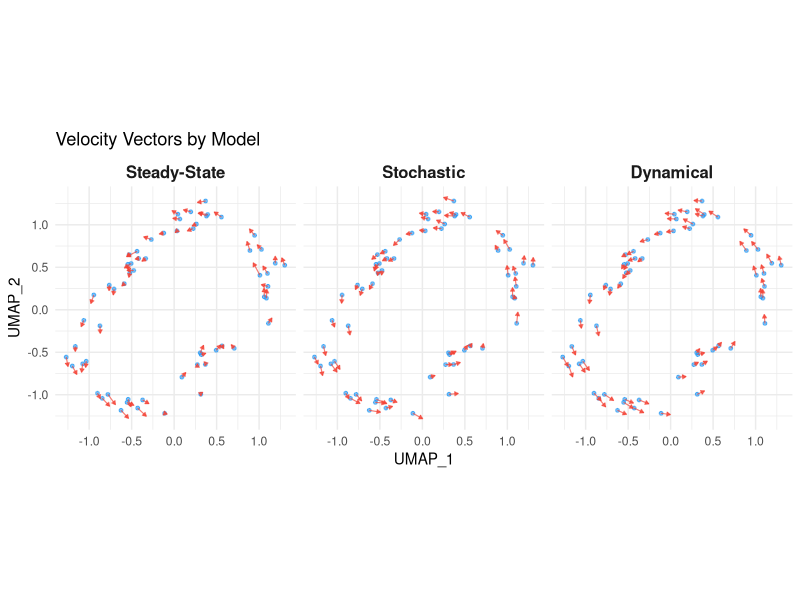
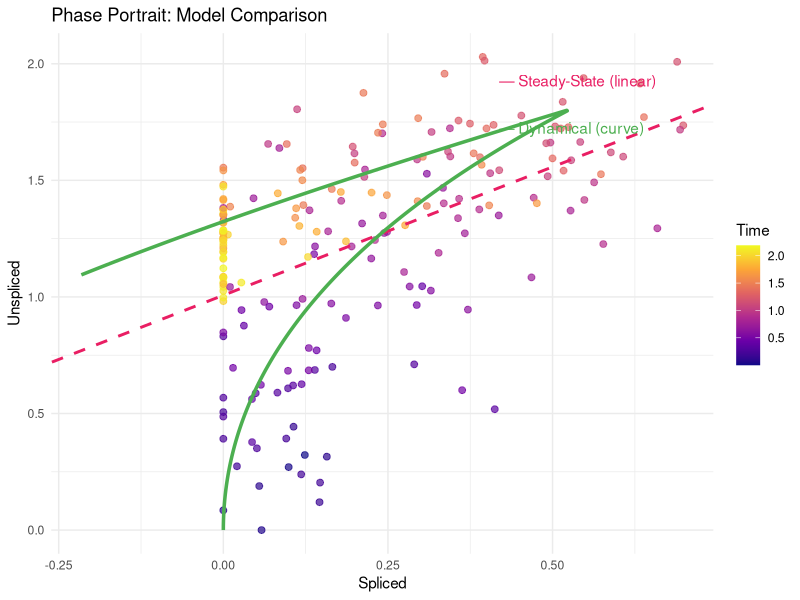
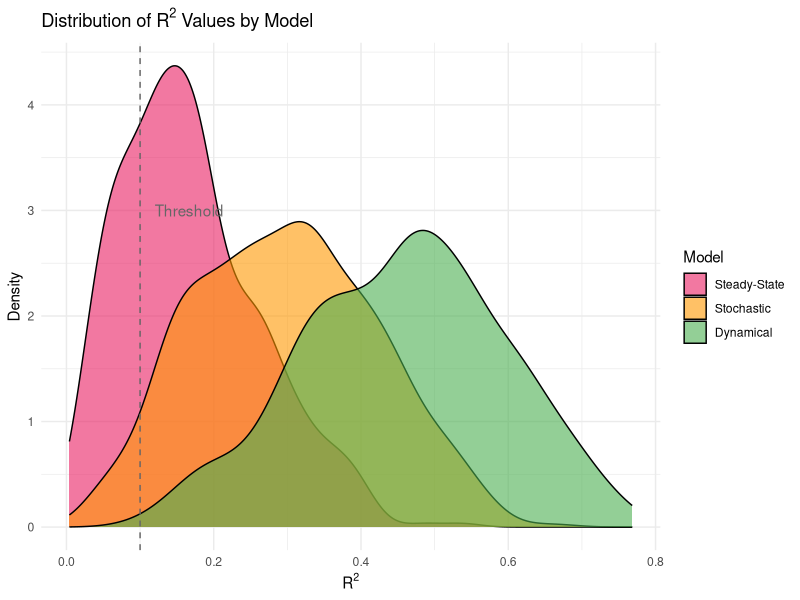
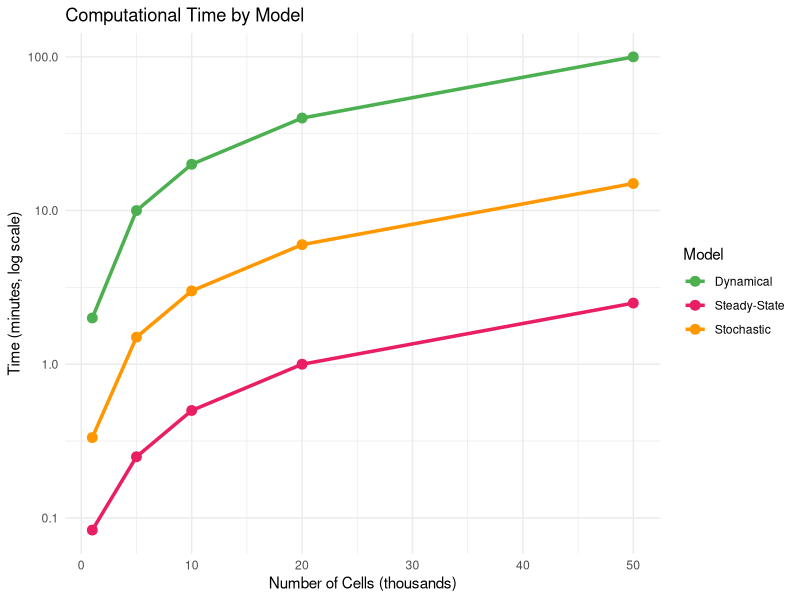

Recreate these plots in R, in order.
## ---- chunk 1
knitr::opts_chunk$set(
  collapse = TRUE,
  comment = "#>",
  fig.width = 8,
  fig.height = 6,
  message = FALSE,
  warning = FALSE
)
## ---- chunk 2
comparison_df <- data.frame(
  Feature = c("Speed", "Data requirement", "Parameters inferred", 
              "Handles transient states", "Provides latent time",
              "Recommended dataset size", "Best for"),
  `Steady-State` = c("~1 min", "Low", "γ only",
                     "No", "No", ">1,000 cells", "Exploration"),
  Stochastic = c("~5 min", "Medium", "γ only",
                 "Partial", "No", ">3,000 cells", "Default choice"),
  Dynamical = c("~30 min", "High", "α, β, γ, t_",
                "Yes", "Yes", ">5,000 cells", "Publication")
)

knitr::kable(comparison_df, col.names = c("Feature", "Steady-State", "Stochastic", "Dynamical"))
## ---- chunk 3
library(ggplot2)

# Simulate data with transient dynamics
set.seed(42)
n <- 200

# True trajectory (circle with branch)
theta <- seq(0, 1.8*pi, length.out = n)
r <- 1 + 0.3 * sin(2 * theta)
x <- r * cos(theta) + rnorm(n, 0, 0.08)
y <- r * sin(theta) + rnorm(n, 0, 0.08)

# True velocity (tangent)
true_vx <- -r * sin(theta) * 0.1
true_vy <- r * cos(theta) * 0.1

# Model 1: Steady-state (captures general direction but misses nuances)
ss_vx <- true_vx * 0.7 + rnorm(n, 0, 0.03)
ss_vy <- true_vy * 0.7 + rnorm(n, 0, 0.03)

# Model 2: Stochastic (better but still smoothed)
stoch_vx <- true_vx * 0.85 + rnorm(n, 0, 0.02)
stoch_vy <- true_vy * 0.85 + rnorm(n, 0, 0.02)

# Model 3: Dynamical (most accurate)
dyn_vx <- true_vx * 0.95 + rnorm(n, 0, 0.01)
dyn_vy <- true_vy * 0.95 + rnorm(n, 0, 0.01)

# Combine data
df_models <- rbind(
  data.frame(x = x, y = y, vx = ss_vx, vy = ss_vy, model = "Steady-State"),
  data.frame(x = x, y = y, vx = stoch_vx, vy = stoch_vy, model = "Stochastic"),
  data.frame(x = x, y = y, vx = dyn_vx, vy = dyn_vy, model = "Dynamical")
)

# Subsample for visualization
arrow_idx <- sample(n, 60)
df_arrows <- rbind(
  data.frame(x = x[arrow_idx], y = y[arrow_idx], 
             vx = ss_vx[arrow_idx], vy = ss_vy[arrow_idx], model = "Steady-State"),
  data.frame(x = x[arrow_idx], y = y[arrow_idx], 
             vx = stoch_vx[arrow_idx], vy = stoch_vy[arrow_idx], model = "Stochastic"),
  data.frame(x = x[arrow_idx], y = y[arrow_idx], 
             vx = dyn_vx[arrow_idx], vy = dyn_vy[arrow_idx], model = "Dynamical")
)
df_arrows$model <- factor(df_arrows$model, levels = c("Steady-State", "Stochastic", "Dynamical"))

ggplot(df_arrows, aes(x = x, y = y)) +
  geom_point(color = "#2196F3", size = 1, alpha = 0.6) +
  geom_segment(aes(xend = x + vx, yend = y + vy),
               arrow = arrow(length = unit(0.1, "cm"), type = "closed"),
               linewidth = 0.4, color = "#F44336", alpha = 0.7) +
  facet_wrap(~model, ncol = 3) +
  labs(x = "UMAP_1", y = "UMAP_2",
       title = "Velocity Vectors by Model") +
  theme_minimal() +
  coord_fixed() +
  theme(strip.text = element_text(size = 12, face = "bold"))
## ---- chunk 4
# Simulate phase data
set.seed(123)
n <- 200

# True dynamics
alpha <- 2
beta <- 0.5
gamma <- 0.3
t_switch <- 1.2

t <- runif(n, 0, 2.2)

# Calculate u and s
u <- ifelse(t < t_switch,
            alpha/beta * (1 - exp(-beta * t)),
            alpha/beta * (1 - exp(-beta * t_switch)) * exp(-beta * (t - t_switch)))

s <- numeric(n)
for (i in 1:n) {
  if (t[i] < t_switch) {
    s[i] <- alpha/gamma * (1 - exp(-gamma * t[i])) + 
            alpha/(gamma - beta) * (exp(-gamma * t[i]) - exp(-beta * t[i]))
  } else {
    u_sw <- alpha/beta * (1 - exp(-beta * t_switch))
    s_sw <- alpha/gamma * (1 - exp(-gamma * t_switch)) + 
            alpha/(gamma - beta) * (exp(-gamma * t_switch) - exp(-beta * t_switch))
    dt <- t[i] - t_switch
    s[i] <- s_sw * exp(-gamma * dt) + 
            beta * u_sw / (gamma - beta) * (exp(-gamma * dt) - exp(-beta * dt))
  }
}

# Add noise
u_obs <- pmax(0, u + rnorm(n, 0, 0.15))
s_obs <- pmax(0, s + rnorm(n, 0, 0.15))

# Fitted lines
# Steady-state: linear fit
lm_fit <- lm(u_obs ~ s_obs)
ss_slope <- coef(lm_fit)[2]

# True trajectory for dynamical
t_fit <- seq(0, 2.2, length.out = 200)
u_fit <- ifelse(t_fit < t_switch,
                alpha/beta * (1 - exp(-beta * t_fit)),
                alpha/beta * (1 - exp(-beta * t_switch)) * exp(-beta * (t_fit - t_switch)))

s_fit <- numeric(length(t_fit))
for (i in 1:length(t_fit)) {
  if (t_fit[i] < t_switch) {
    s_fit[i] <- alpha/gamma * (1 - exp(-gamma * t_fit[i])) + 
                alpha/(gamma - beta) * (exp(-gamma * t_fit[i]) - exp(-beta * t_fit[i]))
  } else {
    u_sw <- alpha/beta * (1 - exp(-beta * t_switch))
    s_sw <- alpha/gamma * (1 - exp(-gamma * t_switch)) + 
            alpha/(gamma - beta) * (exp(-gamma * t_switch) - exp(-beta * t_switch))
    dt <- t_fit[i] - t_switch
    s_fit[i] <- s_sw * exp(-gamma * dt) + 
                beta * u_sw / (gamma - beta) * (exp(-gamma * dt) - exp(-beta * dt))
  }
}

phase_df <- data.frame(s = s_obs, u = u_obs, t = t)
fit_df <- data.frame(s = s_fit, u = u_fit)

ggplot(phase_df, aes(x = s, y = u)) +
  geom_point(aes(color = t), size = 2, alpha = 0.7) +
  # Steady-state fit (linear)
  geom_abline(slope = ss_slope, intercept = coef(lm_fit)[1], 
              color = "#E91E63", linewidth = 1, linetype = "dashed") +
  # Dynamical fit (curve)
  geom_path(data = fit_df, aes(x = s, y = u),
            color = "#4CAF50", linewidth = 1.2) +
  scale_color_viridis_c(option = "plasma") +
  labs(x = "Spliced", y = "Unspliced",
       title = "Phase Portrait: Model Comparison",
       color = "Time") +
  theme_minimal() +
  annotate("text", x = max(s_obs)*0.6, y = max(u_obs)*0.95, 
           label = "— Steady-State (linear)", color = "#E91E63", hjust = 0) +
  annotate("text", x = max(s_obs)*0.6, y = max(u_obs)*0.85, 
           label = "— Dynamical (curve)", color = "#4CAF50", hjust = 0)
## ---- chunk 5
# Simulate R² distributions
set.seed(42)
n_genes <- 500

r2_ss <- rbeta(n_genes, 2, 5) * 0.6
r2_stoch <- rbeta(n_genes, 3, 4) * 0.7
r2_dyn <- rbeta(n_genes, 4, 3) * 0.8

r2_df <- rbind(
  data.frame(r2 = r2_ss, model = "Steady-State"),
  data.frame(r2 = r2_stoch, model = "Stochastic"),
  data.frame(r2 = r2_dyn, model = "Dynamical")
)
r2_df$model <- factor(r2_df$model, levels = c("Steady-State", "Stochastic", "Dynamical"))

ggplot(r2_df, aes(x = r2, fill = model)) +
  geom_density(alpha = 0.6) +
  scale_fill_manual(values = c("#E91E63", "#FF9800", "#4CAF50")) +
  labs(x = expression(R^2), y = "Density",
       title = expression(paste("Distribution of ", R^2, " Values by Model")),
       fill = "Model") +
  theme_minimal() +
  geom_vline(xintercept = 0.1, linetype = "dashed", color = "gray40") +
  annotate("text", x = 0.12, y = 3, label = "Threshold", hjust = 0, color = "gray40")
## ---- chunk 6
# Simulated benchmark data
cells <- c(1000, 5000, 10000, 20000, 50000)
time_ss <- c(5, 15, 30, 60, 150)
time_stoch <- c(20, 90, 180, 360, 900)
time_dyn <- c(120, 600, 1200, 2400, 6000)

bench_df <- rbind(
  data.frame(cells = cells, time = time_ss, model = "Steady-State"),
  data.frame(cells = cells, time = time_stoch, model = "Stochastic"),
  data.frame(cells = cells, time = time_dyn, model = "Dynamical")
)

ggplot(bench_df, aes(x = cells/1000, y = time/60, color = model)) +
  geom_line(linewidth = 1.2) +
  geom_point(size = 3) +
  scale_color_manual(values = c("Steady-State" = "#E91E63", 
                                "Stochastic" = "#FF9800", 
                                "Dynamical" = "#4CAF50")) +
  scale_y_log10() +
  labs(x = "Number of Cells (thousands)", y = "Time (minutes, log scale)",
       title = "Computational Time by Model",
       color = "Model") +
  theme_minimal()
## ---- chunk 7
sessionInfo()
